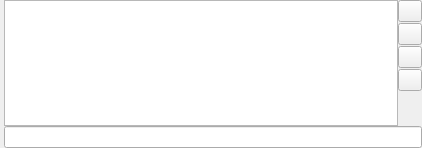
<?xml version="1.0" encoding="UTF-8"?>
<ui version="4.0">
 <class>ConsoleDock</class>
 <widget class="QDockWidget" name="ConsoleDock">
  <property name="geometry">
   <rect>
    <x>0</x>
    <y>0</y>
    <width>422</width>
    <height>148</height>
   </rect>
  </property>
  <property name="features">
   <set>QDockWidget::DockWidgetClosable</set>
  </property>
  <property name="windowTitle">
   <string>Console</string>
  </property>
  <widget class="QWidget" name="dockWidgetContents">
   <layout class="QVBoxLayout" name="verticalLayout_2">
    <property name="spacing">
     <number>0</number>
    </property>
    <property name="leftMargin">
     <number>2</number>
    </property>
    <property name="topMargin">
     <number>0</number>
    </property>
    <property name="rightMargin">
     <number>0</number>
    </property>
    <property name="bottomMargin">
     <number>0</number>
    </property>
    <item>
     <layout class="QHBoxLayout" name="horizontalLayout_2">
      <property name="spacing">
       <number>0</number>
      </property>
      <property name="leftMargin">
       <number>2</number>
      </property>
      <item>
       <widget class="QListView" name="logviewer">
        <property name="font">
         <font>
          <family>Monospace</family>
          <pointsize>10</pointsize>
          <stylestrategy>PreferAntialias</stylestrategy>
         </font>
        </property>
        <property name="editTriggers">
         <set>QAbstractItemView::NoEditTriggers</set>
        </property>
        <property name="showDropIndicator" stdset="0">
         <bool>false</bool>
        </property>
        <property name="selectionMode">
         <enum>QAbstractItemView::NoSelection</enum>
        </property>
        <property name="selectionBehavior">
         <enum>QAbstractItemView::SelectRows</enum>
        </property>
        <property name="selectionRectVisible">
         <bool>true</bool>
        </property>
       </widget>
      </item>
      <item>
       <layout class="QVBoxLayout" name="verticalLayout">
        <property name="spacing">
         <number>1</number>
        </property>
        <property name="leftMargin">
         <number>0</number>
        </property>
        <property name="topMargin">
         <number>0</number>
        </property>
        <property name="rightMargin">
         <number>0</number>
        </property>
        <property name="bottomMargin">
         <number>0</number>
        </property>
        <item>
         <widget class="QPushButton" name="btnClearLog">
          <property name="maximumSize">
           <size>
            <width>24</width>
            <height>24</height>
           </size>
          </property>
          <property name="text">
           <string/>
          </property>
          <property name="icon">
           <iconset resource="console_res.qrc">
            <normaloff>:/console/images/delete.svg</normaloff>:/console/images/delete.svg</iconset>
          </property>
          <property name="iconSize">
           <size>
            <width>20</width>
            <height>20</height>
           </size>
          </property>
         </widget>
        </item>
        <item>
         <widget class="QPushButton" name="btnSaveLog">
          <property name="maximumSize">
           <size>
            <width>24</width>
            <height>24</height>
           </size>
          </property>
          <property name="text">
           <string/>
          </property>
          <property name="icon">
           <iconset resource="console_res.qrc">
            <normaloff>:/console/images/save.svg</normaloff>:/console/images/save.svg</iconset>
          </property>
          <property name="iconSize">
           <size>
            <width>20</width>
            <height>20</height>
           </size>
          </property>
          <property name="autoDefault">
           <bool>false</bool>
          </property>
          <property name="default">
           <bool>false</bool>
          </property>
          <property name="flat">
           <bool>false</bool>
          </property>
         </widget>
        </item>
        <item>
         <widget class="QPushButton" name="btnEnableLogTime">
          <property name="maximumSize">
           <size>
            <width>24</width>
            <height>24</height>
           </size>
          </property>
          <property name="text">
           <string/>
          </property>
          <property name="icon">
           <iconset resource="console_res.qrc">
            <normaloff>:/console/images/alarm.svg</normaloff>:/console/images/alarm.svg</iconset>
          </property>
          <property name="iconSize">
           <size>
            <width>20</width>
            <height>20</height>
           </size>
          </property>
         </widget>
        </item>
        <item>
         <widget class="QPushButton" name="btnLogConfig">
          <property name="maximumSize">
           <size>
            <width>24</width>
            <height>24</height>
           </size>
          </property>
          <property name="text">
           <string/>
          </property>
          <property name="icon">
           <iconset resource="console_res.qrc">
            <normaloff>:/console/images/setting.svg</normaloff>:/console/images/setting.svg</iconset>
          </property>
          <property name="iconSize">
           <size>
            <width>20</width>
            <height>20</height>
           </size>
          </property>
         </widget>
        </item>
        <item>
         <spacer name="verticalSpacer">
          <property name="orientation">
           <enum>Qt::Vertical</enum>
          </property>
          <property name="sizeHint" stdset="0">
           <size>
            <width>20</width>
            <height>40</height>
           </size>
          </property>
         </spacer>
        </item>
       </layout>
      </item>
     </layout>
    </item>
    <item>
     <layout class="QHBoxLayout" name="horizontalLayout">
      <property name="leftMargin">
       <number>2</number>
      </property>
      <item>
       <widget class="QLineEdit" name="txtConsoleCmd"/>
      </item>
     </layout>
    </item>
   </layout>
  </widget>
 </widget>
 <resources>
  <include location="console_res.qrc"/>
 </resources>
 <connections/>
</ui>
